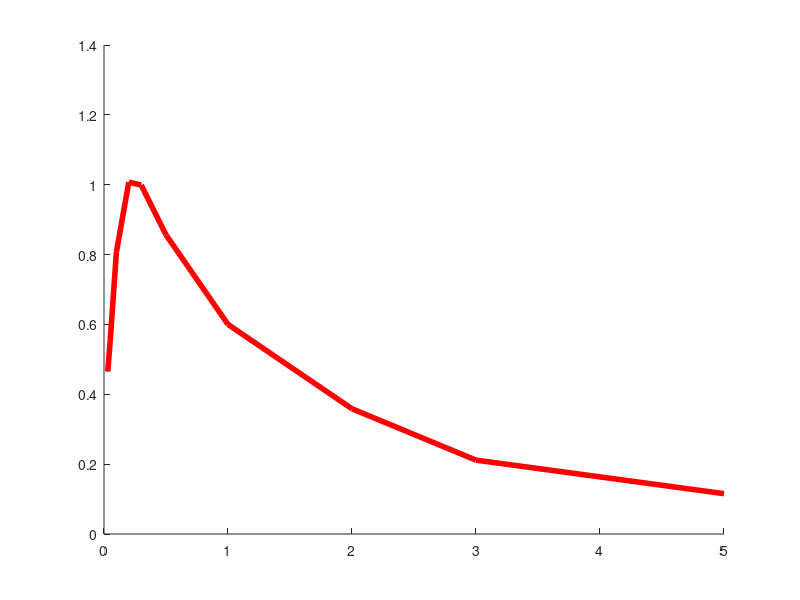
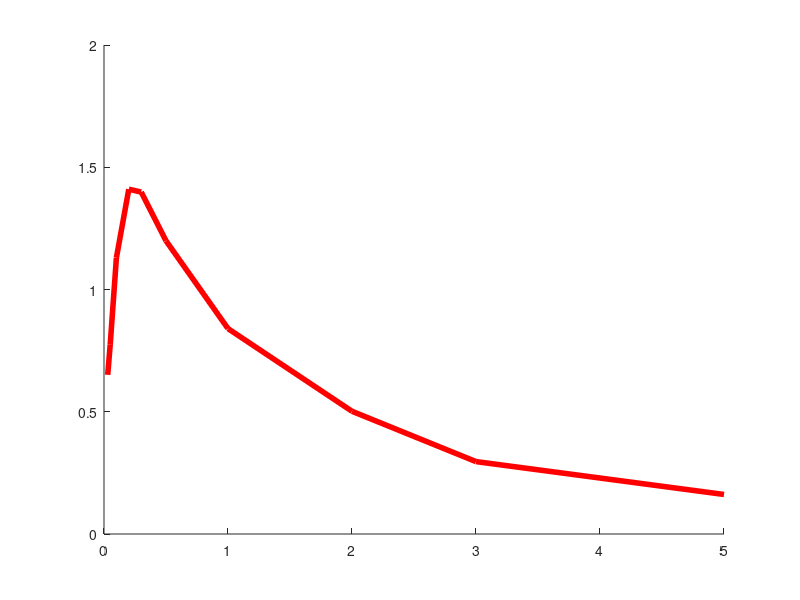

MATLAB code to generate these figures, in order: (Note: this script raises an error after producing the figures.)
%
% Procedure: PlotMultSaSpectrum_ScaledToSaLevel_GeoMean.m
% -------------------
% This is just like PlotMultSaSpectrum_ScaledToSaLevel.m except it scales
%   the geometric mean of the two components to the traget spectral value
%   instead of scaling each component individually.
% This procedure plots the Sa spectra for a list of records; scaled to an
%   Sa level at a given period (like how they are scaled for IDA analyses).
% This procedure also plots the median and median +/- stDev (assuming
%   lognormal) for the spectra (this is an option).
% 
% Assumptions and Notices: 
%           - This ASSUMES that all of the opened spectra files have the
%           same periodVector! (i.e. the SaAbs matrix must use the same
%           period for all EQs being plotted!)
%           - This ASSUMES that the period and damping ratio given are in
%           the EQ spectra files in EQ_Spectra_Saved.
%           - This must be run with the current directory started in the "MatlabProcessing" folder.
%           - For each EQ listed to plot, the Sa spectrum file must have
%           been previously computed and saved in the EQ_Spectra_Saved
%           file.
%
% Author: Curt Haselton 
% Date Written: 8-16-05
%
% Sources of Code: none
%
% Functions and Procedures called: none
%
% Variable definitions (all variables are defined at each stripe level, so they will be different for different Sa values): 
%           - eqNumberLIST - list of EQ record numbers to plot spectra for.
%           - scaleFactorLIST - list of scale factors to apply to the
%           spectra when plotting (list must be parallel with
%           eqNumberLIST).
%
%
%
% Units: Whatever OpenSees is using - just be consistent!
%
% -------------------
clear
%%%%%%%%%%%%%%%%%%%%%%%%%%%%%%%%%%%%%%%%%%%%%%%%%%%%%%%%%%%%%%%%%%%%%%
% Define the list of EQs 
    % ATC-63 Set A - First ten records only
    eqNumberLIST = [1101,	1102,	1103,	1104,	1105,	1106,	1107,	1108,	1109,	1110]; 

% Input the period range over which to scale the records
    periodForScaling = 1.0; % seconds - % This period MUST BE 1.0 to be consistent with the hazard curve below is anchored being 1.0 second!!!
    period_low = 0.2 * periodForScaling;        % As per FEMA 356
    period_high = 1.5 * periodForScaling;       % As per FEMA 356

% Define Sa level and period for scaling
    saLevelForPlot = 0.60; %0.82;   % g units.  This is what the hazard curve is scaled to and 
        
% Define the damping level for the plot (this must be included in the
%   SaEQSpectrum_EQ_###.mat files
    dampingRatioToPlot = 0.05;  % This damping ratio MUST be in the spectrum file that is opened!
        
% Decide if you want to plot individual and the median +/- stDev spectra (assuming
%   lognormal dist.)
    isPlotIndivSpectra = 1;       % Yes
%     isPlotIndivSpectra = 0;         % No

    isPlotMeanLine = 1;    % Yes
%     isPlotMeanLine = 0;  % No

%     isPlotMedianLine = 1;    % Yes
    isPlotMedianLine = 0;  % No
    
    %     isPlotStDevLines = 1;    % Yes
    isPlotStDevLines = 0;  % No

% Decide line types and size
    lineTypeForIndivSpectra = 'k-';
    lineSizeForIndivSpectra = 0.01; % This small line type is visible in the printout, but not on the screen
    lineTypeForMeanLnLine = 'b--';
    lineSizeForMeanLnLine = 4;
    lineTypeForMedianLine = 'b:';
    lineSizeForMedianLine = 4;
    lineTypeForStDevLines = 'b-';
    lineSizeForStDevLines = 1;
    lineTypeForUHS = 'r-'
    lineSizeForUHS = 4;
    
% Title text
    % Maybe add if needed and put on graph at end of script
    
%%%%%%%%%%%%%%%%%%%%%%%%%%%%%%%%%%%%%%%%%%%%%%%%%%%%%%%%%%%%%%%%%%%%%%
% Initialize figures
    figure(1);
    hold on;
    figure(2)
    hold on;
%%%%%%%%%%%%%%%%%%%%%%%%%%%%%%%%%%%%%%%%%%%%%%%%%%%%%%%%%%%%%%%%%%%%%%

%%%%%%%%%%%%%%%%%%%%%%%%%%%%%%%%%%%%%%%%%%%%%%%%%%%%%%%%%%%%%%%%%%%%%%
% Plot a UHS on each plot (for comparison purposes)
    % Input Sa for Van Nuys site (from Baker)
        UHS_Period = [0.03	0.05	0.1	0.2	0.3	0.5	1	2	3	5];
        UHS_Sa = [0.620	0.737	1.076	1.343	1.332	1.142	0.800	0.478	0.282	0.154];     % 10% in 50 years
        %UHS_Sa = [0.889	1.078	1.562	1.981	1.974	1.721	1.199	0.690	0.397	0.197];     % 2% in 50 years
        scaleForUHS = saLevelForPlot / 0.8;        % Just to scale it all
        UHS_Sa_scaled = UHS_Sa * scaleForUHS;

    % Plot the UHS on Figure 1 and 1.4x the UHS in Figure 2
        ratioOfUHSToPutOnFig2ForSRSS = 1.4;     % from FEMA 356
        UHS_Sa_scaledMoreForSRSS = UHS_Sa_scaled * ratioOfUHSToPutOnFig2ForSRSS;
        figure(1)
        plot(UHS_Period, UHS_Sa_scaled, lineTypeForUHS, 'LineWidth', lineSizeForUHS);
        figure(2)
        plot(UHS_Period, UHS_Sa_scaledMoreForSRSS, lineTypeForUHS, 'LineWidth', lineSizeForUHS);
        
    % Compute the average of the scaled (by 1.4) hazard curve over the period range.  First
    % loop and save the spectral values in the period range and then take
    % the average.
    j = 1;
    for i = 1:length(UHS_Period)
        currentPeriod = UHS_Period(i);
        if((currentPeriod >= period_low) && (currentPeriod <= period_high))
            % Add Sa values to the vector
            hazardSaValuesInPeriodRange(j) = UHS_Sa_scaledMoreForSRSS(i);
            j = j + 1;
        end
    end
    % Now take the average
    averageScaledHazardCurveOverPeriodRange = mean(hazardSaValuesInPeriodRange);    % Note that this includes the 1.4 factor

%%%%%%%%%%%%%%%%%%%%%%%%%%%%%%%%%%%%%%%%%%%%%%%%%%%%%%%%%%%%%%%%%%%%%%

%%%%%%%%%%%%%%%%%%%%%%%%%%%%%%%%%%%%%%%%%%%%%%%%%%%%%%%%%%%%%%%%%%%%%%
% Loop through and plot all spectra.  While doing this, populate a matrix
%   with all of the spectra in it, so we later can compute the mean +/-
%   stDev.
    recordIndex = 1;
    for eqIndex = 1:length(eqNumberLIST)
        currentEQNum_NotComp = eqNumberLIST(eqIndex);

        % Loop for EQ component
        for eqCompIndex = 1:2
            % Make the EQ compnent number
            currentEQNum = currentEQNum_NotComp * 10 + eqCompIndex;
        
            % Go to the folder to open the saved spectrum file
                cd ..;
                cd EQ_Spectra_Saved;
        
            % Open the saved spectrum file
                fileName = sprintf('SaEQSpectrum_EQ_%d.mat', currentEQNum);
                load(fileName);
            
            % Look through the damping ratio list and find the index that has
            %   the damping ratio that we want to plot.  If the damping ratio
            %   is not there, report an error!
                colIndexOfDampRatToPlot = -1;   % Initialize to a value to indicate an error if veriable is not redefined in loop
                for i = 1:length(dampRatioLIST)
                    if(dampRatioLIST(i) == dampingRatioToPlot)
                        colIndexOfDampRatToPlot = i;
                        break;
                    end
                end
            
                % Check to be sure we found the damping ratio value and report
                % an error if it was not found
                    if(colIndexOfDampRatToPlot == -1)
                        error('The damping ratio that you want use for the Sa plot can not be found in the spectrum file!') 
                    end
                
            % Find the row index for the periodForScaling
                rowIndexOfPeriodToScale = -1;   % Initialize to a value to indicate an error if veriable is not redefined in loop
                for i = 1:length(periodVector)
                    if(periodVector(i) == periodForScaling)
                        rowIndexOfPeriodToScale = i;
                        break;
                    end
                end
            
                % Check to be sure we found the damping ratio value and report
                % an error if it was not found
                    if(rowIndexOfPeriodToScale == -1)
                        error('The period that you want to use for scaling the spectrum can not be found in the spectrum file!') 
                    end      
                
            % Find the Sa(periodForScaling) and the scale factor
                saOfCurrentRecordAtPeriodForScaling(eqCompIndex) = SaAbs(rowIndexOfPeriodToScale, colIndexOfDampRatToPlot);
                %scaleFactorForCurrentRecord = saLevelForPlot /
                %saOfCurrentRecordAtPeriodForScaling; - used now in next
                %loop
                
            % Retrieve the acceleration spectrum for this damping ratio and
            %   scale it by the scale factor
                SaAbsUnScaled_forDesiredDampRat(:,eqCompIndex) = SaAbs(:, colIndexOfDampRatToPlot);
                
            % Go back to the Matlab processor folder
                cd ..;
                cd MatlabProcessors;
                
        end; % end for eqComp loops
        
        % Loop for all periods and make the SRSS spectrum for this EQ
            clear currentSaVector_SRSS
            for periodIndex = 1:length(periodVector)
                currentRowIndexOfPeriod = periodIndex;
                currentSaVector_SRSS(periodIndex,1) = ((SaAbsUnScaled_forDesiredDampRat(currentRowIndexOfPeriod, 1))^2 + (SaAbsUnScaled_forDesiredDampRat(currentRowIndexOfPeriod, 2))^2)^0.5;
                %currentScaleFactor = saLevelForPlot /
                %saOfCurrentRecordAtPeriodForScaling_GeoMean;
            end
            % Save the SRSS for this record
            eqCompIndex = 1;
            SaAbsUnScaled_forDesiredDampRat_SRSS(:,eqCompIndex) = currentSaVector_SRSS;
            eqCompIndex = 2;
            SaAbsUnScaled_forDesiredDampRat_SRSS(:,eqCompIndex) = currentSaVector_SRSS;            

        % Compute the scale factor for each record.  Take the average
        % spectral value in the period range of interest.
        % Loop and save the Sa values in the period range.
        j = 1;
        for i = 1:length(periodVector)
            currentPeriod = periodVector(i);
            if((currentPeriod >= period_low) && (currentPeriod <= period_high))
                % Add Sa values to the vector
                spectralValuesInPeriodRange(j) = currentSaVector_SRSS(i,1);
                j = j + 1;
            end
        end
        % Now take the average and compute the scale factor
        averageSaOverPeriodRange = mean(spectralValuesInPeriodRange);    % Note that this includes the 1.4 factor            
        currentScaleFactor = averageScaledHazardCurveOverPeriodRange / averageSaOverPeriodRange
            
        % Create scaled spectra
            eqCompIndex = 1;
            SaAbsScaled_forDesiredDampRat(:,eqCompIndex) = SaAbsUnScaled_forDesiredDampRat(:,eqCompIndex) * currentScaleFactor;
            SaAbsScaled_forDesiredDampRat_SRSS(:,eqCompIndex) = SaAbsUnScaled_forDesiredDampRat_SRSS(:,eqCompIndex) * currentScaleFactor;
            eqCompIndex = 2;
            SaAbsScaled_forDesiredDampRat(:,eqCompIndex) = SaAbsUnScaled_forDesiredDampRat(:,eqCompIndex) * currentScaleFactor;    
            SaAbsScaled_forDesiredDampRat_SRSS(:,eqCompIndex) = SaAbsUnScaled_forDesiredDampRat_SRSS(:,eqCompIndex) * currentScaleFactor;    
            
        % Plot the spectra on the current figure
          if(isPlotIndivSpectra == 1)
                % Plot the individual spectra
                figure(1)
                hold on
                eqCompIndex = 1;
                plot(periodVector, SaAbsScaled_forDesiredDampRat(:,eqCompIndex), lineTypeForIndivSpectra, 'LineWidth', lineSizeForIndivSpectra);
                eqCompIndex = 2;
                plot(periodVector, SaAbsScaled_forDesiredDampRat(:,eqCompIndex), lineTypeForIndivSpectra, 'LineWidth', lineSizeForIndivSpectra);
                hold on
                % Plot SRSS individual spectra
                figure(2)
                hold on
                eqCompIndex = 1;
                plot(periodVector, SaAbsScaled_forDesiredDampRat_SRSS(:,eqCompIndex), lineTypeForIndivSpectra, 'LineWidth', lineSizeForIndivSpectra);
                eqCompIndex = 2;
                plot(periodVector, SaAbsScaled_forDesiredDampRat_SRSS(:,eqCompIndex), lineTypeForIndivSpectra, 'LineWidth', lineSizeForIndivSpectra);   
                hold on
                
          end
            
            % Save the SaAbs spectrum in a matrix of spectra for all EQs (to
            % compute statistics later).  Also save the SRSS spectra.
            % Notice that the SRSS spectra are dupliated because it has the
            % same SRSS spectrun for both components; even so this will not
            % affect anything (i.e. plot will be the same with two lines
            % over each other and the summary statistics will be the same
            % because the data is just duplicated twice).
                eqCompIndex = 1;
                SaAbsScaled_forDesiredDampRat_ALLEQs(:, recordIndex) = SaAbsScaled_forDesiredDampRat(:, eqCompIndex);
                SaAbsScaled_forDesiredDampRat_ALLEQs_SRSS(:, recordIndex) = SaAbsScaled_forDesiredDampRat_SRSS(:, eqCompIndex);
                recordIndex = recordIndex + 1;
                eqCompIndex = 2;
                SaAbsScaled_forDesiredDampRat_ALLEQs(:, recordIndex) = SaAbsScaled_forDesiredDampRat_SRSS(:, eqCompIndex);
                SaAbsScaled_forDesiredDampRat_ALLEQs_SRSS(:, recordIndex) = SaAbsScaled_forDesiredDampRat_SRSS(:, eqCompIndex);
                recordIndex = recordIndex + 1;

    end; % end for EQ loop
    
% Now compute and plot the statistics of the spectra (if input says to do it)
    % Compute the Ln of all of the data points
        SaAbsScaled_forDesiredDampRat_ALLEQs_Ln = log(SaAbsScaled_forDesiredDampRat_ALLEQs);
        SaAbsScaled_forDesiredDampRat_ALLEQs_SRSS_Ln = log(SaAbsScaled_forDesiredDampRat_ALLEQs_SRSS);
        
    % Compute median, meanLn, and stdLn for each row
        medianSa = zeros(length(periodVector), 1);
        meanLnSa = zeros(length(periodVector), 1);
        stDevLnSa = zeros(length(periodVector), 1);

        for periodIndex = 1:length(periodVector)
            % Compute statistics for the individual spectra
            medianSa(periodIndex) = median(SaAbsScaled_forDesiredDampRat_ALLEQs(periodIndex, :));
            meanLnSa(periodIndex) = mean(SaAbsScaled_forDesiredDampRat_ALLEQs_Ln(periodIndex, :));
            stDevLnSa(periodIndex) = std(SaAbsScaled_forDesiredDampRat_ALLEQs_Ln(periodIndex, :));
            % Compute for the SRSS spectra statistics
            medianSa_SRSSspectra(periodIndex) = median(SaAbsScaled_forDesiredDampRat_ALLEQs_SRSS(periodIndex, :));
            meanLnSa_SRSSspectra(periodIndex) = mean(SaAbsScaled_forDesiredDampRat_ALLEQs_SRSS_Ln(periodIndex, :));
            stDevLnSa_SRSSspectra(periodIndex) = std(SaAbsScaled_forDesiredDampRat_ALLEQs_SRSS_Ln(periodIndex, :));
        end
  
        
    %%%%%%%%%%%%%%%%%%%%%%%%%%%%%%%%%%%%%%%%%%%%%%%%%%%%%%%%%%%%%%%%%%%
    % Plot all GM components
    % Compute the exp(meanLn +/- stDevLn) to plot on graph
        figure(1)
        sa_meanToPlot = exp(meanLnSa);
        sa_meanPlusSigmaToPlot = exp(meanLnSa + stDevLnSa);
        sa_meanMinusSigmaToPlot = exp(meanLnSa - stDevLnSa);
        
    % Plot mean +/- stDev
        if(isPlotMedianLine == 1)
            plot(periodVector, medianSa, lineTypeForMedianLine, 'LineWidth', lineSizeForMedianLine);
        end
        if(isPlotMeanLine == 1)
            plot(periodVector, sa_meanToPlot, lineTypeForMeanLnLine, 'LineWidth', lineSizeForMeanLnLine);
        end
        if(isPlotStDevLines == 1)
            plot(periodVector, sa_meanPlusSigmaToPlot, lineTypeForStDevLines, 'LineWidth', lineSizeForStDevLines);
            plot(periodVector, sa_meanMinusSigmaToPlot, lineTypeForStDevLines, 'LineWidth', lineSizeForStDevLines);
        end
            
    % Do final plot details
        grid on 
        box on
        title('FEMA 356 Scaling: Individual Component Spectra')
        hx = xlabel('Period (seconds)')
        hy = ylabel('Sa_{component} [g]')
        FigureFormatScript;
        hold off
    %%%%%%%%%%%%%%%%%%%%%%%%%%%%%%%%%%%%%%%%%%%%%%%%%%%%%%%%%%%%%%%%%%%

    %%%%%%%%%%%%%%%%%%%%%%%%%%%%%%%%%%%%%%%%%%%%%%%%%%%%%%%%%%%%%%%%%%%
    % Plot SRSS of all GM components
    % Compute the exp(meanLn +/- stDevLn) to plot on graph
        figure(2)
        sa_meanToPlot_SRSSspectra = exp(meanLnSa_SRSSspectra);
        sa_meanPlusSigmaToPlot_SRSSspectra = exp(meanLnSa_SRSSspectra + stDevLnSa_SRSSspectra);
        sa_meanMinusSigmaToPlot_SRSSspectra = exp(meanLnSa_SRSSspectra - stDevLnSa_SRSSspectra);
        
    % Plot mean +/- stDev
        if(isPlotMedianLine == 1)
            plot(periodVector, medianSa_SRSSspectra, lineTypeForMedianLine, 'LineWidth', lineSizeForMedianLine);
        end
        if(isPlotMeanLine == 1)
            plot(periodVector, sa_meanToPlot_SRSSspectra, lineTypeForMeanLnLine, 'LineWidth', lineSizeForMeanLnLine);
        end
        if(isPlotStDevLines == 1)
            plot(periodVector, sa_meanPlusSigmaToPlot_SRSSspectra, lineTypeForStDevLines, 'LineWidth', lineSizeForStDevLines);
            plot(periodVector, sa_meanMinusSigmaToPlot_SRSSspectra, lineTypeForStDevLines, 'LineWidth', lineSizeForStDevLines);
        end
            
    % Do final plot details
        grid on 
        box on
        title('FEMA 356 Scaling: SRSS of Spectra')
        hx = xlabel('Period (seconds)')
        hy = ylabel('Sa_{SRSS} [g]')
        FigureFormatScript;
        hold off
    %%%%%%%%%%%%%%%%%%%%%%%%%%%%%%%%%%%%%%%%%%%%%%%%%%%%%%%%%%%%%%%%%%%    
    
    
    
    
    
    

%%%%%%%%%%%%%%%%%%%%%%%%%%%%%%%%%%%%%%%%%%%%%%%%%%%%%%%%%%%%%%%%%%%%%%
% clear
